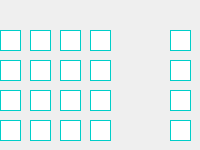
              <widget class="QWidget" name="page_4x4">
               <widget class="QLineEdit" name="el_4x4_1">
                <property name="geometry">
                 <rect>
                  <x>0</x>
                  <y>30</y>
                  <width>21</width>
                  <height>21</height>
                 </rect>
                </property>
                <property name="styleSheet">
                 <string notr="true">border: 1px solid #00cec9;
color:  rgb(240, 240, 240);</string>
                </property>
               </widget>
               <widget class="QLineEdit" name="el_4x4_2">
                <property name="geometry">
                 <rect>
                  <x>30</x>
                  <y>30</y>
                  <width>21</width>
                  <height>21</height>
                 </rect>
                </property>
                <property name="styleSheet">
                 <string notr="true">border: 1px solid #00cec9;
color:  rgb(240, 240, 240);</string>
                </property>
               </widget>
               <widget class="QLineEdit" name="el_4x4_3">
                <property name="geometry">
                 <rect>
                  <x>60</x>
                  <y>30</y>
                  <width>21</width>
                  <height>21</height>
                 </rect>
                </property>
                <property name="styleSheet">
                 <string notr="true">border: 1px solid #00cec9;
color:  rgb(240, 240, 240);</string>
                </property>
               </widget>
               <widget class="QLineEdit" name="el_4x4_4">
                <property name="geometry">
                 <rect>
                  <x>90</x>
                  <y>30</y>
                  <width>21</width>
                  <height>21</height>
                 </rect>
                </property>
                <property name="styleSheet">
                 <string notr="true">border: 1px solid #00cec9;
color:  rgb(240, 240, 240);</string>
                </property>
               </widget>
               <widget class="QLineEdit" name="el_4x4_5">
                <property name="geometry">
                 <rect>
                  <x>0</x>
                  <y>60</y>
                  <width>21</width>
                  <height>21</height>
                 </rect>
                </property>
                <property name="styleSheet">
                 <string notr="true">border: 1px solid #00cec9;
color:  rgb(240, 240, 240);</string>
                </property>
               </widget>
               <widget class="QLineEdit" name="el_4x4_6">
                <property name="geometry">
                 <rect>
                  <x>30</x>
                  <y>60</y>
                  <width>21</width>
                  <height>21</height>
                 </rect>
                </property>
                <property name="styleSheet">
                 <string notr="true">border: 1px solid #00cec9;
color:  rgb(240, 240, 240);</string>
                </property>
               </widget>
               <widget class="QLineEdit" name="el_4x4_7">
                <property name="geometry">
                 <rect>
                  <x>60</x>
                  <y>60</y>
                  <width>21</width>
                  <height>21</height>
                 </rect>
                </property>
                <property name="styleSheet">
                 <string notr="true">border: 1px solid #00cec9;
color:  rgb(240, 240, 240);</string>
                </property>
               </widget>
               <widget class="QLineEdit" name="el_4x4_8">
                <property name="geometry">
                 <rect>
                  <x>90</x>
                  <y>60</y>
                  <width>21</width>
                  <height>21</height>
                 </rect>
                </property>
                <property name="styleSheet">
                 <string notr="true">border: 1px solid #00cec9;
color:  rgb(240, 240, 240);</string>
                </property>
               </widget>
               <widget class="QLineEdit" name="el_4x4_9">
                <property name="geometry">
                 <rect>
                  <x>0</x>
                  <y>90</y>
                  <width>21</width>
                  <height>21</height>
                 </rect>
                </property>
                <property name="styleSheet">
                 <string notr="true">border: 1px solid #00cec9;
color:  rgb(240, 240, 240);</string>
                </property>
               </widget>
               <widget class="QLineEdit" name="el_4x4_10">
                <property name="geometry">
                 <rect>
                  <x>30</x>
                  <y>90</y>
                  <width>21</width>
                  <height>21</height>
                 </rect>
                </property>
                <property name="styleSheet">
                 <string notr="true">border: 1px solid #00cec9;
color:  rgb(240, 240, 240);</string>
                </property>
               </widget>
               <widget class="QLineEdit" name="el_4x4_11">
                <property name="geometry">
                 <rect>
                  <x>60</x>
                  <y>90</y>
                  <width>21</width>
                  <height>21</height>
                 </rect>
                </property>
                <property name="styleSheet">
                 <string notr="true">border: 1px solid #00cec9;
color:  rgb(240, 240, 240);</string>
                </property>
               </widget>
               <widget class="QLineEdit" name="el_4x4_12">
                <property name="geometry">
                 <rect>
                  <x>90</x>
                  <y>90</y>
                  <width>21</width>
                  <height>21</height>
                 </rect>
                </property>
                <property name="styleSheet">
                 <string notr="true">border: 1px solid #00cec9;
color:  rgb(240, 240, 240);</string>
                </property>
               </widget>
               <widget class="QLineEdit" name="el_4x4_13">
                <property name="geometry">
                 <rect>
                  <x>0</x>
                  <y>120</y>
                  <width>21</width>
                  <height>21</height>
                 </rect>
                </property>
                <property name="styleSheet">
                 <string notr="true">border: 1px solid #00cec9;
color:  rgb(240, 240, 240);</string>
                </property>
               </widget>
               <widget class="QLineEdit" name="el_4x4_14">
                <property name="geometry">
                 <rect>
                  <x>30</x>
                  <y>120</y>
                  <width>21</width>
                  <height>21</height>
                 </rect>
                </property>
                <property name="styleSheet">
                 <string notr="true">border: 1px solid #00cec9;
color:  rgb(240, 240, 240);</string>
                </property>
               </widget>
               <widget class="QLineEdit" name="el_4x4_15">
                <property name="geometry">
                 <rect>
                  <x>60</x>
                  <y>120</y>
                  <width>21</width>
                  <height>21</height>
                 </rect>
                </property>
                <property name="styleSheet">
                 <string notr="true">border: 1px solid #00cec9;
color:  rgb(240, 240, 240);</string>
                </property>
               </widget>
               <widget class="QLineEdit" name="el_4x4_16">
                <property name="geometry">
                 <rect>
                  <x>90</x>
                  <y>120</y>
                  <width>21</width>
                  <height>21</height>
                 </rect>
                </property>
                <property name="styleSheet">
                 <string notr="true">border: 1px solid #00cec9;
color:  rgb(240, 240, 240);</string>
                </property>
               </widget>
               <widget class="QLineEdit" name="el_4x4_17">
                <property name="geometry">
                 <rect>
                  <x>170</x>
                  <y>30</y>
                  <width>21</width>
                  <height>21</height>
                 </rect>
                </property>
                <property name="styleSheet">
                 <string notr="true">border: 1px solid #00cec9;
color:  rgb(240, 240, 240);</string>
                </property>
               </widget>
               <widget class="QLineEdit" name="el_4x4_18">
                <property name="geometry">
                 <rect>
                  <x>170</x>
                  <y>60</y>
                  <width>21</width>
                  <height>21</height>
                 </rect>
                </property>
                <property name="styleSheet">
                 <string notr="true">border: 1px solid #00cec9;
color:  rgb(240, 240, 240);</string>
                </property>
               </widget>
               <widget class="QLineEdit" name="el_4x4_19">
                <property name="geometry">
                 <rect>
                  <x>170</x>
                  <y>90</y>
                  <width>21</width>
                  <height>21</height>
                 </rect>
                </property>
                <property name="styleSheet">
                 <string notr="true">border: 1px solid #00cec9;
color:  rgb(240, 240, 240);</string>
                </property>
               </widget>
               <widget class="QLineEdit" name="el_4x4_20">
                <property name="geometry">
                 <rect>
                  <x>170</x>
                  <y>120</y>
                  <width>21</width>
                  <height>21</height>
                 </rect>
                </property>
                <property name="styleSheet">
                 <string notr="true">border: 1px solid #00cec9;
color:  rgb(240, 240, 240);</string>
                </property>
               </widget>
              </widget>
